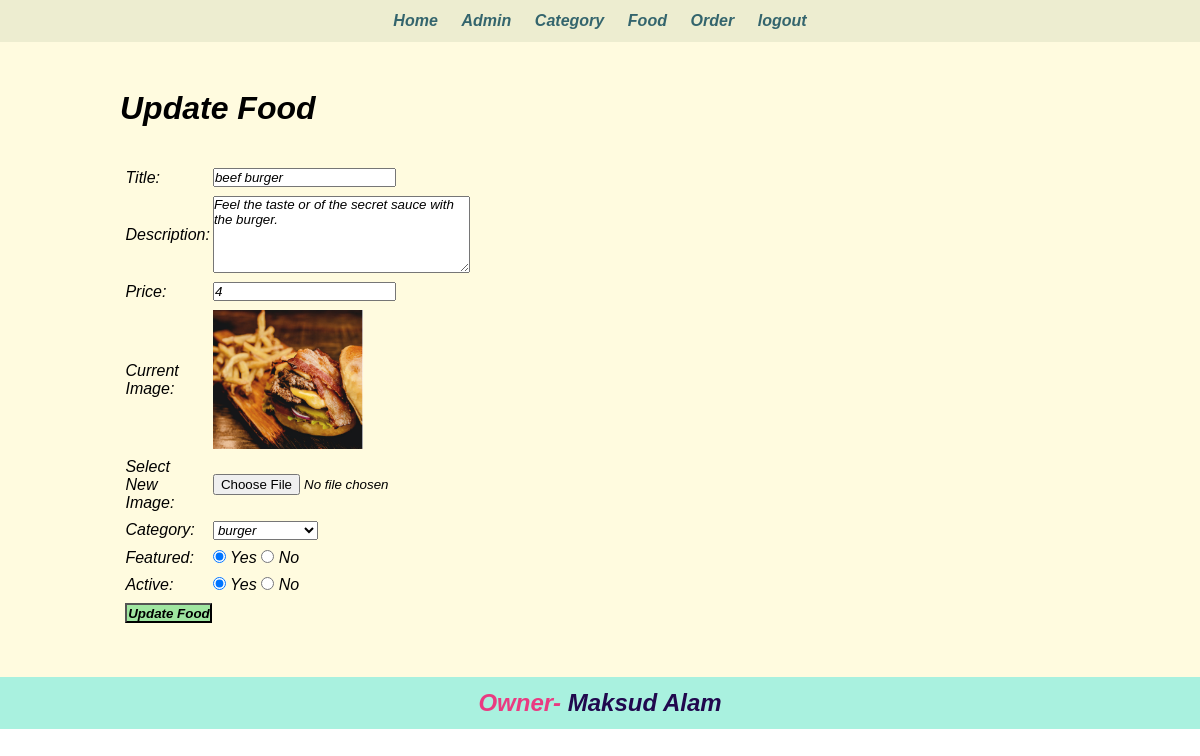
Screenshot of /admin/update-food.php?id=4 (signed in) with the database file from the repository.
### tables this page shows
CREATE TABLE `tbl_food` (
  `id` int(10) UNSIGNED NOT NULL,
  `title` varchar(100) NOT NULL,
  `description` text NOT NULL,
  `price` decimal(10,0) NOT NULL,
  `image_name` varchar(255) NOT NULL,
  `category_id` int(10) UNSIGNED NOT NULL,
  `featured` varchar(10) NOT NULL,
  `active` varchar(10) NOT NULL
);

CREATE TABLE `tbl_category` (
  `id` int(10) UNSIGNED NOT NULL,
  `title` varchar(100) NOT NULL,
  `image_name` varchar(255) NOT NULL,
  `featured` varchar(10) NOT NULL,
  `active` varchar(10) NOT NULL
);

### admin/update-food.php (the view, shortened to what this page needs)
<?php include('partials/menu.php'); ?>
<?php
    if(isset($_GET['id']))
    {
        $id = $_GET['id'];
        $sql2 = "SELECT * FROM tbl_food WHERE id=$id";
        $res2 = mysqli_query($conn, $sql2);
        $row2 = mysqli_fetch_assoc($res2);
        $title = $row2['title'];
        $description = $row2['description'];
        $price = $row2['price'];
        $current_image = $row2['image_name'];
        $current_category = $row2['category_id'];
        $featured = $row2['featured'];
        $active = $row2['active'];
    }
    else
    {
        header('location:'.SITEURL.'admin/manage-food.php');
    }
?>
<div class="main-content">
    <div class="wrapper">
        <h1>Update Food</h1>
        <br><br>
        <form action="" method="POST" enctype="multipart/form-data">
        <table class="tbl-30">
            <tr>
                <td>Title: </td>
                <td>
                    <input type="text" name="title" value="<?php echo $title; ?>">
                </td>
            </tr>
            <tr>
                <td>Description: </td>
                <td>
                    <textarea name="description" cols="30" rows="5"><?php echo $description; ?></textarea>
                </td>
            </tr>
            <tr>
                <td>Price: </td>
                <td>
                    <input type="number" name="price" value="<?php echo $price; ?>">
                </td>
            </tr>
            <tr>
                <td>Current Image: </td>
                <td>
                    <?php
                        if($current_image == "")
                        {
                            echo "<div class='error'>Image not Available.</div>";
                        }
                        else
                        {
                            ?>
                            <img src="<?php echo SITEURL; ?>images/food/<?php echo $current_image; ?>" width="150px">
                            <?php
                        }
                    ?>
                </td>
            </tr>
            <tr>
                <td>Select New Image: </td>
                <td>
                    <input type="file" name="image">
                </td>
            </tr>
            <tr>
                <td>Category: </td>
                <td>
                    <select name="category">
                        <?php
                            $sql = "SELECT * FROM tbl_category WHERE active='Yes'";
                            $res = mysqli_query($conn, $sql);
                            $count = mysqli_num_rows($res);
                            if($count>0)
                            {
                                while($row=mysqli_fetch_assoc($res))
                                {
                                    $category_title = $row['title'];
                                    $category_id = $row['id'];
                                    ?>
                                    <option <?php if($current_category==$category_id){echo "selected";} ?> value="<?php echo $category_id; ?>"><?php echo $category_title; ?></option>
                                    <?php
                                }
                            }
                            else
                            {
                                echo "<option value='0'>Category Not Available.</option>";
                            }
                        ?>
                    </select>
                </td>
            </tr>
            <tr>
                <td>Featured: </td>
                <td>
                    <input <?php if($featured=="Yes") {echo "checked";} ?> type="radio" name="featured" value="Yes"> Yes
                    <input <?php if($featured=="No") {echo "checked";} ?> type="radio" name="featured" value="No"> No
                </td>
            </tr>
            <tr>
                <td>Active: </td>
                <td>
                    <input <?php if($active=="Yes") {echo "checked";} ?> type="radio" name="active" value="Yes"> Yes
                    <input <?php if($active=="No") {echo "checked";} ?> type="radio" name="active" value="No"> No
                </td>
            </tr>
            <tr>
                <td>
                    <input type="submit" name="submit" value="Update Food" class="btn-secondary">
                </td>
            </tr>
        </table>
        </form>
    </div>
</div>
<?php include('partials/footer.php'); ?>

### css/admin.css (style rules this page uses)
* { margin: 0; padding: 0; font-style: italic; font-family: sans-serif, cursive; }
.wrapper { padding: 1%; width: 80%; margin: 0 auto; }
.tbl-30 { width: 30%; }
table tr td { padding: 1%; }
.btn-secondary { background-color: #9fe6a0; padding: 1%; color: black; text-decoration: none; font-weight: bold; }
.main-content { background-color: #fffbdf; padding: 3% 0; }

### rows the page displays
tbl_food: title "beef burger", description "Feel the taste or of the secret sauce with the burger.", price "4", image_name (picture), category "burger", featured "☑", active "☑"
